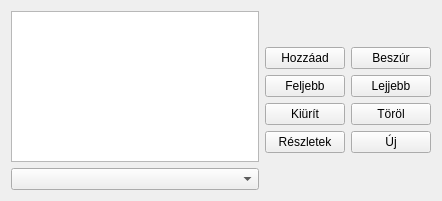
<?xml version="1.0" encoding="UTF-8"?>
<ui version="4.0">
 <class>fKeyArrayEd</class>
 <widget class="QWidget" name="fKeyArrayEd">
  <property name="geometry">
   <rect>
    <x>0</x>
    <y>0</y>
    <width>442</width>
    <height>201</height>
   </rect>
  </property>
  <property name="windowTitle">
   <string>Form</string>
  </property>
  <layout class="QHBoxLayout" name="horizontalLayout">
   <item>
    <layout class="QVBoxLayout" name="verticalLayoutData">
     <item>
      <widget class="QListView" name="listView">
       <property name="sizePolicy">
        <sizepolicy hsizetype="Expanding" vsizetype="Maximum">
         <horstretch>0</horstretch>
         <verstretch>0</verstretch>
        </sizepolicy>
       </property>
       <property name="editTriggers">
        <set>QAbstractItemView::NoEditTriggers</set>
       </property>
       <property name="alternatingRowColors">
        <bool>true</bool>
       </property>
       <property name="selectionBehavior">
        <enum>QAbstractItemView::SelectRows</enum>
       </property>
      </widget>
     </item>
     <item>
      <layout class="QHBoxLayout" name="horizontalLayoutXY">
       <item>
        <widget class="QComboBox" name="comboBox"/>
       </item>
      </layout>
     </item>
    </layout>
   </item>
   <item>
    <layout class="QVBoxLayout" name="verticalLayoutPB">
     <item>
      <layout class="QGridLayout" name="gridLayoutButtons">
       <item row="0" column="0">
        <widget class="QPushButton" name="pushButtonAdd">
         <property name="text">
          <string>Hozzáad</string>
         </property>
        </widget>
       </item>
       <item row="0" column="1">
        <widget class="QPushButton" name="pushButtonIns">
         <property name="text">
          <string>Beszúr</string>
         </property>
        </widget>
       </item>
       <item row="1" column="0">
        <widget class="QPushButton" name="pushButtonUp">
         <property name="text">
          <string>Feljebb</string>
         </property>
        </widget>
       </item>
       <item row="1" column="1">
        <widget class="QPushButton" name="pushButtonDown">
         <property name="text">
          <string>Lejjebb</string>
         </property>
        </widget>
       </item>
       <item row="2" column="1">
        <widget class="QPushButton" name="pushButtonDel">
         <property name="text">
          <string>Töröl</string>
         </property>
        </widget>
       </item>
       <item row="2" column="0">
        <widget class="QPushButton" name="pushButtonClr">
         <property name="text">
          <string>Kiürít</string>
         </property>
        </widget>
       </item>
       <item row="3" column="0">
        <widget class="QPushButton" name="pushButtonEdit">
         <property name="text">
          <string>Részletek</string>
         </property>
        </widget>
       </item>
       <item row="3" column="1">
        <widget class="QPushButton" name="pushButtonNew">
         <property name="text">
          <string>Új</string>
         </property>
        </widget>
       </item>
      </layout>
     </item>
    </layout>
   </item>
  </layout>
 </widget>
 <resources/>
 <connections/>
</ui>
